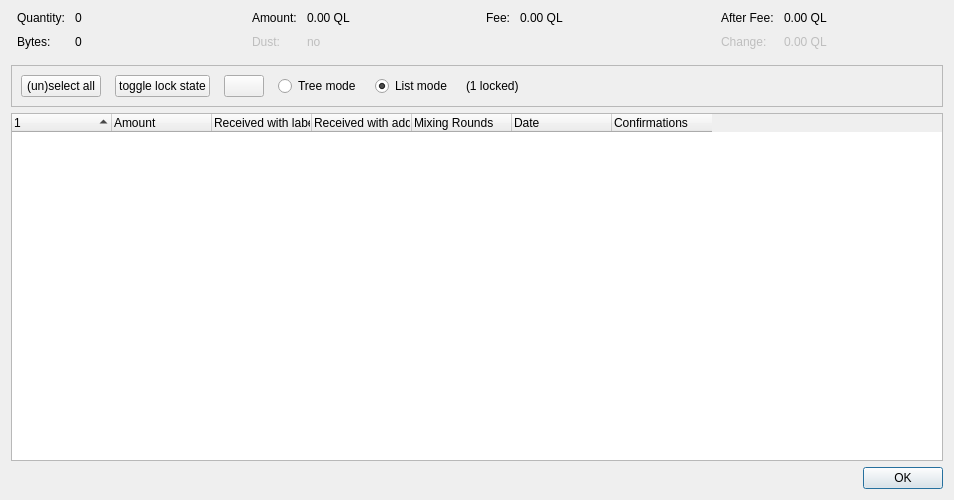
<?xml version="1.0" encoding="UTF-8"?>
<ui version="4.0">
 <class>CoinControlDialog</class>
 <widget class="QDialog" name="CoinControlDialog">
  <property name="geometry">
   <rect>
    <x>0</x>
    <y>0</y>
    <width>954</width>
    <height>500</height>
   </rect>
  </property>
  <property name="windowTitle">
   <string>Coin Selection</string>
  </property>
  <layout class="QVBoxLayout" name="verticalLayout">
   <item>
    <layout class="QHBoxLayout" name="horizontalLayoutTop" stretch="0,0,0,0">
     <property name="topMargin">
      <number>0</number>
     </property>
     <property name="bottomMargin">
      <number>10</number>
     </property>
     <item>
      <layout class="QFormLayout" name="formLayoutCoinControl1">
       <property name="horizontalSpacing">
        <number>10</number>
       </property>
       <property name="verticalSpacing">
        <number>10</number>
       </property>
       <property name="leftMargin">
        <number>6</number>
       </property>
       <property name="rightMargin">
        <number>6</number>
       </property>
       <item row="0" column="0">
        <widget class="QLabel" name="labelCoinControlQuantityText">
         <property name="text">
          <string>Quantity:</string>
         </property>
        </widget>
       </item>
       <item row="0" column="1">
        <widget class="QLabel" name="labelCoinControlQuantity">
         <property name="cursor">
          <cursorShape>IBeamCursor</cursorShape>
         </property>
         <property name="contextMenuPolicy">
          <enum>Qt::ActionsContextMenu</enum>
         </property>
         <property name="text">
          <string notr="true">0</string>
         </property>
         <property name="textInteractionFlags">
          <set>Qt::LinksAccessibleByMouse|Qt::TextSelectableByKeyboard|Qt::TextSelectableByMouse</set>
         </property>
        </widget>
       </item>
       <item row="1" column="0">
        <widget class="QLabel" name="labelCoinControlBytesText">
         <property name="text">
          <string>Bytes:</string>
         </property>
        </widget>
       </item>
       <item row="1" column="1">
        <widget class="QLabel" name="labelCoinControlBytes">
         <property name="cursor">
          <cursorShape>IBeamCursor</cursorShape>
         </property>
         <property name="contextMenuPolicy">
          <enum>Qt::ActionsContextMenu</enum>
         </property>
         <property name="text">
          <string notr="true">0</string>
         </property>
         <property name="textInteractionFlags">
          <set>Qt::LinksAccessibleByMouse|Qt::TextSelectableByKeyboard|Qt::TextSelectableByMouse</set>
         </property>
        </widget>
       </item>
      </layout>
     </item>
     <item>
      <layout class="QFormLayout" name="formLayoutCoinControl2">
       <property name="horizontalSpacing">
        <number>10</number>
       </property>
       <property name="verticalSpacing">
        <number>10</number>
       </property>
       <property name="leftMargin">
        <number>6</number>
       </property>
       <property name="rightMargin">
        <number>6</number>
       </property>
       <item row="0" column="0">
        <widget class="QLabel" name="labelCoinControlAmountText">
         <property name="text">
          <string>Amount:</string>
         </property>
        </widget>
       </item>
       <item row="0" column="1">
        <widget class="QLabel" name="labelCoinControlAmount">
         <property name="cursor">
          <cursorShape>IBeamCursor</cursorShape>
         </property>
         <property name="contextMenuPolicy">
          <enum>Qt::ActionsContextMenu</enum>
         </property>
         <property name="text">
          <string notr="true">0.00 QL</string>
         </property>
         <property name="textInteractionFlags">
          <set>Qt::LinksAccessibleByMouse|Qt::TextSelectableByKeyboard|Qt::TextSelectableByMouse</set>
         </property>
        </widget>
       </item>
       <item row="1" column="0">
        <widget class="QLabel" name="labelCoinControlLowOutputText">
         <property name="enabled">
          <bool>false</bool>
         </property>
         <property name="text">
          <string>Dust:</string>
         </property>
        </widget>
       </item>
       <item row="1" column="1">
        <widget class="QLabel" name="labelCoinControlLowOutput">
         <property name="enabled">
          <bool>false</bool>
         </property>
         <property name="cursor">
          <cursorShape>IBeamCursor</cursorShape>
         </property>
         <property name="contextMenuPolicy">
          <enum>Qt::ActionsContextMenu</enum>
         </property>
         <property name="text">
          <string notr="true">no</string>
         </property>
         <property name="textInteractionFlags">
          <set>Qt::LinksAccessibleByMouse|Qt::TextSelectableByKeyboard|Qt::TextSelectableByMouse</set>
         </property>
        </widget>
       </item>
      </layout>
     </item>
     <item>
      <layout class="QFormLayout" name="formLayoutCoinControl3">
       <property name="horizontalSpacing">
        <number>10</number>
       </property>
       <property name="verticalSpacing">
        <number>10</number>
       </property>
       <property name="leftMargin">
        <number>6</number>
       </property>
       <property name="rightMargin">
        <number>6</number>
       </property>
       <item row="0" column="0">
        <widget class="QLabel" name="labelCoinControlFeeText">
         <property name="text">
          <string>Fee:</string>
         </property>
        </widget>
       </item>
       <item row="0" column="1">
        <widget class="QLabel" name="labelCoinControlFee">
         <property name="cursor">
          <cursorShape>IBeamCursor</cursorShape>
         </property>
         <property name="contextMenuPolicy">
          <enum>Qt::ActionsContextMenu</enum>
         </property>
         <property name="text">
          <string notr="true">0.00 QL</string>
         </property>
         <property name="textInteractionFlags">
          <set>Qt::LinksAccessibleByMouse|Qt::TextSelectableByKeyboard|Qt::TextSelectableByMouse</set>
         </property>
        </widget>
       </item>
      </layout>
     </item>
     <item>
      <layout class="QFormLayout" name="formLayoutCoinControl4">
       <property name="horizontalSpacing">
        <number>10</number>
       </property>
       <property name="verticalSpacing">
        <number>10</number>
       </property>
       <property name="leftMargin">
        <number>6</number>
       </property>
       <property name="rightMargin">
        <number>6</number>
       </property>
       <item row="0" column="0">
        <widget class="QLabel" name="labelCoinControlAfterFeeText">
         <property name="text">
          <string>After Fee:</string>
         </property>
        </widget>
       </item>
       <item row="0" column="1">
        <widget class="QLabel" name="labelCoinControlAfterFee">
         <property name="cursor">
          <cursorShape>IBeamCursor</cursorShape>
         </property>
         <property name="contextMenuPolicy">
          <enum>Qt::ActionsContextMenu</enum>
         </property>
         <property name="text">
          <string notr="true">0.00 QL</string>
         </property>
         <property name="textInteractionFlags">
          <set>Qt::LinksAccessibleByMouse|Qt::TextSelectableByKeyboard|Qt::TextSelectableByMouse</set>
         </property>
        </widget>
       </item>
       <item row="1" column="0">
        <widget class="QLabel" name="labelCoinControlChangeText">
         <property name="enabled">
          <bool>false</bool>
         </property>
         <property name="text">
          <string>Change:</string>
         </property>
        </widget>
       </item>
       <item row="1" column="1">
        <widget class="QLabel" name="labelCoinControlChange">
         <property name="enabled">
          <bool>false</bool>
         </property>
         <property name="cursor">
          <cursorShape>IBeamCursor</cursorShape>
         </property>
         <property name="contextMenuPolicy">
          <enum>Qt::ActionsContextMenu</enum>
         </property>
         <property name="text">
          <string notr="true">0.00 QL</string>
         </property>
         <property name="textInteractionFlags">
          <set>Qt::LinksAccessibleByMouse|Qt::TextSelectableByKeyboard|Qt::TextSelectableByMouse</set>
         </property>
        </widget>
       </item>
      </layout>
     </item>
    </layout>
   </item>
   <item>
    <widget class="QFrame" name="frame">
     <property name="minimumSize">
      <size>
       <width>0</width>
       <height>40</height>
      </size>
     </property>
     <property name="frameShape">
      <enum>QFrame::StyledPanel</enum>
     </property>
     <property name="frameShadow">
      <enum>QFrame::Sunken</enum>
     </property>
     <layout class="QHBoxLayout" name="horizontalLayout">
      <item>
       <layout class="QHBoxLayout" name="horizontalLayoutPanel" stretch="0,0,0,0,0,0,0">
        <property name="spacing">
         <number>14</number>
        </property>
        <item>
         <widget class="QPushButton" name="pushButtonSelectAll">
          <property name="sizePolicy">
           <sizepolicy hsizetype="Maximum" vsizetype="Fixed">
            <horstretch>0</horstretch>
            <verstretch>0</verstretch>
           </sizepolicy>
          </property>
          <property name="text">
           <string>(un)select all</string>
          </property>
          <property name="autoDefault">
           <bool>false</bool>
          </property>
         </widget>
        </item>
        <item>
         <widget class="QPushButton" name="pushButtonToggleLock">
          <property name="sizePolicy">
           <sizepolicy hsizetype="Maximum" vsizetype="Fixed">
            <horstretch>0</horstretch>
            <verstretch>0</verstretch>
           </sizepolicy>
          </property>
          <property name="text">
           <string>toggle lock state</string>
          </property>
          <property name="autoDefault">
           <bool>false</bool>
          </property>
         </widget>
        </item>
        <item>
         <widget class="QPushButton" name="hideButton">
          <property name="sizePolicy">
           <sizepolicy hsizetype="Maximum" vsizetype="Fixed">
            <horstretch>0</horstretch>
            <verstretch>0</verstretch>
           </sizepolicy>
          </property>
          <property name="text">
           <string/>
          </property>
          <property name="autoDefault">
           <bool>false</bool>
          </property>
         </widget>
        </item>
        <item>
         <widget class="QRadioButton" name="radioTreeMode">
          <property name="sizePolicy">
           <sizepolicy hsizetype="Maximum" vsizetype="Fixed">
            <horstretch>0</horstretch>
            <verstretch>0</verstretch>
           </sizepolicy>
          </property>
          <property name="text">
           <string>Tree mode</string>
          </property>
         </widget>
        </item>
        <item>
         <widget class="QRadioButton" name="radioListMode">
          <property name="sizePolicy">
           <sizepolicy hsizetype="Maximum" vsizetype="Fixed">
            <horstretch>0</horstretch>
            <verstretch>0</verstretch>
           </sizepolicy>
          </property>
          <property name="text">
           <string>List mode</string>
          </property>
          <property name="checked">
           <bool>true</bool>
          </property>
         </widget>
        </item>
        <item>
         <widget class="QLabel" name="labelLocked">
          <property name="text">
           <string>(1 locked)</string>
          </property>
         </widget>
        </item>
        <item>
         <spacer name="horizontalSpacer">
          <property name="orientation">
           <enum>Qt::Horizontal</enum>
          </property>
          <property name="sizeHint" stdset="0">
           <size>
            <width>40</width>
            <height>20</height>
           </size>
          </property>
         </spacer>
        </item>
       </layout>
      </item>
     </layout>
    </widget>
   </item>
   <item>
    <widget class="CoinControlTreeWidget" name="treeWidget">
     <property name="contextMenuPolicy">
      <enum>Qt::CustomContextMenu</enum>
     </property>
     <property name="sortingEnabled">
      <bool>false</bool>
     </property>
     <property name="columnCount">
      <number>7</number>
     </property>
     <attribute name="headerShowSortIndicator" stdset="0">
      <bool>true</bool>
     </attribute>
     <attribute name="headerStretchLastSection">
      <bool>false</bool>
     </attribute>
     <column>
      <property name="text">
       <string/>
      </property>
     </column>
     <column>
      <property name="text">
       <string>Amount</string>
      </property>
     </column>
     <column>
      <property name="text">
       <string>Received with label</string>
      </property>
     </column>
     <column>
      <property name="text">
       <string>Received with address</string>
      </property>
     </column>
     <column>
      <property name="text">
       <string>Mixing Rounds</string>
      </property>
     </column>
     <column>
      <property name="text">
       <string>Date</string>
      </property>
     </column>
     <column>
      <property name="text">
       <string>Confirmations</string>
      </property>
      <property name="toolTip">
       <string>Confirmed</string>
      </property>
     </column>
    </widget>
   </item>
   <item>
    <widget class="QDialogButtonBox" name="buttonBox">
     <property name="orientation">
      <enum>Qt::Horizontal</enum>
     </property>
     <property name="standardButtons">
      <set>QDialogButtonBox::Ok</set>
     </property>
    </widget>
   </item>
  </layout>
 </widget>
 <customwidgets>
  <customwidget>
   <class>CoinControlTreeWidget</class>
   <extends>QTreeWidget</extends>
   <header>qt/coincontroltreewidget.h</header>
  </customwidget>
 </customwidgets>
 <resources/>
 <connections/>
</ui>
